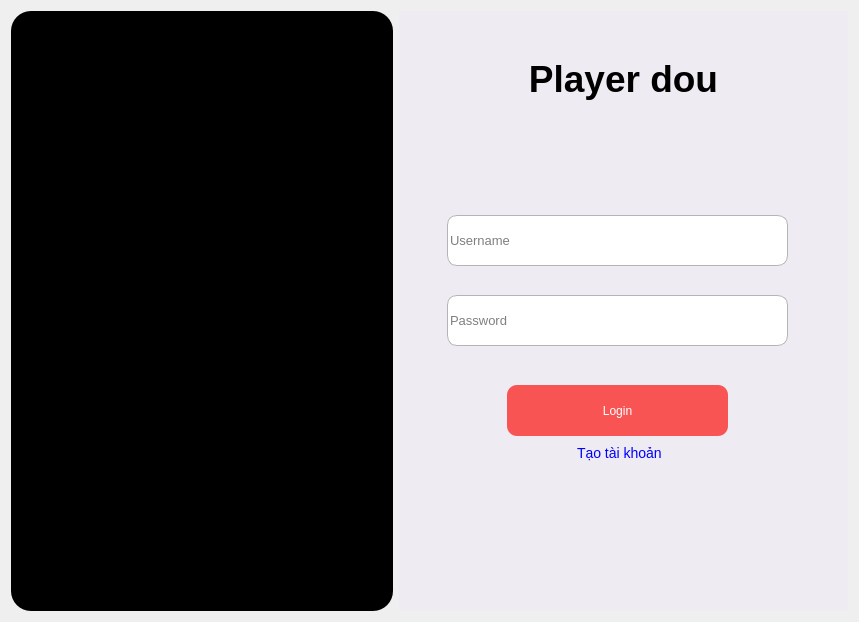
<?xml version="1.0" encoding="UTF-8"?>
<ui version="4.0">
 <class>Form</class>
 <widget class="QWidget" name="Form">
  <property name="geometry">
   <rect>
    <x>0</x>
    <y>0</y>
    <width>859</width>
    <height>622</height>
   </rect>
  </property>
  <property name="windowTitle">
   <string>Form</string>
  </property>
  <layout class="QHBoxLayout" name="horizontalLayout">
   <item>
    <widget class="QWidget" name="widget_2" native="true">
     <property name="maximumSize">
      <size>
       <width>382</width>
       <height>600</height>
      </size>
     </property>
     <property name="styleSheet">
      <string notr="true">border-radius: 20px;
background-color: rgb(0, 0, 0);</string>
     </property>
     <layout class="QHBoxLayout" name="horizontalLayout_2">
      <item>
       <widget class="QLabel" name="label">
        <property name="maximumSize">
         <size>
          <width>382</width>
          <height>16777215</height>
         </size>
        </property>
        <property name="styleSheet">
         <string notr="true">border-radius: 100px;</string>
        </property>
        <property name="text">
         <string/>
        </property>
        <property name="pixmap">
         <pixmap>C:/Users/admin/Pictures/Saved Pictures/2021_01_07_13_42_IMG_1257.JPG</pixmap>
        </property>
        <property name="scaledContents">
         <bool>true</bool>
        </property>
       </widget>
      </item>
     </layout>
    </widget>
   </item>
   <item>
    <widget class="QWidget" name="widget" native="true">
     <property name="styleSheet">
      <string notr="true">background-color:#EFEBF2;</string>
     </property>
     <layout class="QVBoxLayout" name="verticalLayout">
      <item>
       <widget class="QWidget" name="widget_3" native="true">
        <property name="styleSheet">
         <string notr="true">background-color:#EFEBF2;</string>
        </property>
        <layout class="QVBoxLayout" name="verticalLayout_2">
         <item>
          <widget class="QWidget" name="widget_4" native="true">
           <property name="minimumSize">
            <size>
             <width>0</width>
             <height>90</height>
            </size>
           </property>
           <property name="maximumSize">
            <size>
             <width>16777215</width>
             <height>100</height>
            </size>
           </property>
           <property name="styleSheet">
            <string notr="true">background-color:#EFEBF2;</string>
           </property>
           <layout class="QHBoxLayout" name="horizontalLayout_3">
            <item>
             <widget class="QLabel" name="label_2">
              <property name="font">
               <font>
                <pointsize>28</pointsize>
                <weight>75</weight>
                <bold>true</bold>
               </font>
              </property>
              <property name="layoutDirection">
               <enum>Qt::RightToLeft</enum>
              </property>
              <property name="text">
               <string>Player dou</string>
              </property>
              <property name="alignment">
               <set>Qt::AlignCenter</set>
              </property>
             </widget>
            </item>
           </layout>
          </widget>
         </item>
         <item>
          <widget class="QWidget" name="widget_5" native="true">
           <property name="styleSheet">
            <string notr="true">background-color:#EFEBF2;</string>
           </property>
           <widget class="QLineEdit" name="edt_username">
            <property name="geometry">
             <rect>
              <x>30</x>
              <y>80</y>
              <width>341</width>
              <height>51</height>
             </rect>
            </property>
            <property name="font">
             <font>
              <pointsize>10</pointsize>
             </font>
            </property>
            <property name="styleSheet">
             <string notr="true">QLineEdit{
background-color: white;
border: 1px solid rgb(180, 180, 180);
border-radius: 10px;
}
</string>
            </property>
            <property name="placeholderText">
             <string>Username</string>
            </property>
           </widget>
           <widget class="QLineEdit" name="edt_password">
            <property name="geometry">
             <rect>
              <x>30</x>
              <y>160</y>
              <width>341</width>
              <height>51</height>
             </rect>
            </property>
            <property name="font">
             <font>
              <pointsize>10</pointsize>
             </font>
            </property>
            <property name="styleSheet">
             <string notr="true">QLineEdit{
background-color: white;
border: 1px solid rgb(180, 180, 180);
border-radius: 10px;
}
</string>
            </property>
            <property name="placeholderText">
             <string>Password</string>
            </property>
           </widget>
           <widget class="QPushButton" name="btn_login">
            <property name="geometry">
             <rect>
              <x>90</x>
              <y>250</y>
              <width>221</width>
              <height>51</height>
             </rect>
            </property>
            <property name="font">
             <font>
              <pointsize>9</pointsize>
             </font>
            </property>
            <property name="styleSheet">
             <string notr="true">color: white;
background-color:#F95454;
border-radius: 10px;

</string>
            </property>
            <property name="text">
             <string>Login</string>
            </property>
           </widget>
           <widget class="QLabel" name="lb_createAccount">
            <property name="geometry">
             <rect>
              <x>160</x>
              <y>310</y>
              <width>91</width>
              <height>16</height>
             </rect>
            </property>
            <property name="styleSheet">
             <string notr="true">color:blue;
font-size: 14px;</string>
            </property>
            <property name="text">
             <string>Tạo tài khoản</string>
            </property>
           </widget>
          </widget>
         </item>
         <item>
          <widget class="QWidget" name="widget_6" native="true">
           <property name="minimumSize">
            <size>
             <width>0</width>
             <height>50</height>
            </size>
           </property>
           <property name="maximumSize">
            <size>
             <width>16777215</width>
             <height>100</height>
            </size>
           </property>
           <property name="styleSheet">
            <string notr="true">background-color:#EFEBF2;</string>
           </property>
           <layout class="QHBoxLayout" name="horizontalLayout_4"/>
          </widget>
         </item>
        </layout>
       </widget>
      </item>
     </layout>
    </widget>
   </item>
  </layout>
 </widget>
 <resources/>
 <connections/>
</ui>
